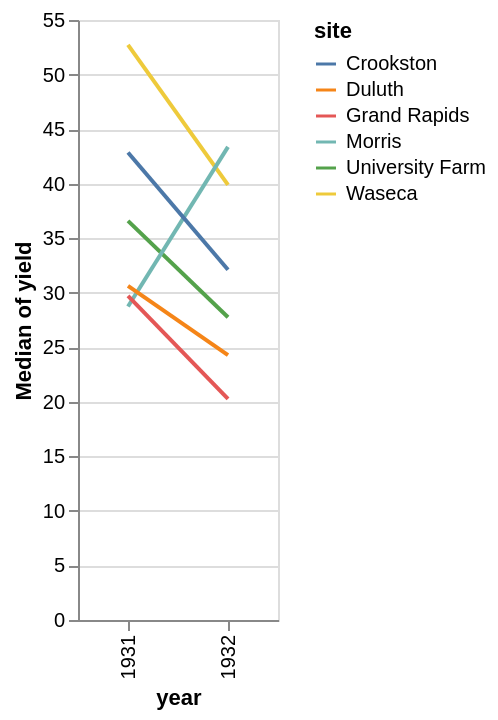

Express this chart as Vega-Lite.
### Vega-Lite specification from a JSON file in a GitHub repository (floating-point values rounded to 4 significant figures)
{"$schema": "https://vega.github.io/schema/vega-lite/v4.json", "data": {"values": [{"yield": 27, "variety": "Manchuria", "year": 1931, "site": "University Farm"}, {"yield": 48.87, "variety": "Manchuria", "year": 1931, "site": "Waseca"}, {"yield": 27.43, "variety": "Manchuria", "year": 1931, "site": "Morris"}, {"yield": 39.93, "variety": "Manchuria", "year": 1931, "site": "Crookston"}, {"yield": 32.97, "variety": "Manchuria", "year": 1931, "site": "Grand Rapids"}, {"yield": 28.97, "variety": "Manchuria", "year": 1931, "site": "Duluth"}, {"yield": 43.07, "variety": "Glabron", "year": 1931, "site": "University Farm"}, {"yield": 55.2, "variety": "Glabron", "year": 1931, "site": "Waseca"}, {"yield": 28.77, "variety": "Glabron", "year": 1931, "site": "Morris"}, {"yield": 38.13, "variety": "Glabron", "year": 1931, "site": "Crookston"}, {"yield": 29.13, "variety": "Glabron", "year": 1931, "site": "Grand Rapids"}, {"yield": 29.67, "variety": "Glabron", "year": 1931, "site": "Duluth"}, {"yield": 35.13, "variety": "Svansota", "year": 1931, "site": "University Farm"}, {"yield": 47.33, "variety": "Svansota", "year": 1931, "site": "Waseca"}, {"yield": 25.77, "variety": "Svansota", "year": 1931, "site": "Morris"}, {"yield": 40.47, "variety": "Svansota", "year": 1931, "site": "Crookston"}, {"yield": 29.67, "variety": "Svansota", "year": 1931, "site": "Grand Rapids"}, {"yield": 25.7, "variety": "Svansota", "year": 1931, "site": "Duluth"}, {"yield": 39.9, "variety": "Velvet", "year": 1931, "site": "University Farm"}, {"yield": 50.23, "variety": "Velvet", "year": 1931, "site": "Waseca"}, {"yield": 26.13, "variety": "Velvet", "year": 1931, "site": "Morris"}, {"yield": 41.33, "variety": "Velvet", "year": 1931, "site": "Crookston"}, {"yield": 23.03, "variety": "Velvet", "year": 1931, "site": "Grand Rapids"}, {"yield": 26.3, "variety": "Velvet", "year": 1931, "site": "Duluth"}, {"yield": 36.57, "variety": "Trebi", "year": 1931, "site": "University Farm"}, {"yield": 63.83, "variety": "Trebi", "year": 1931, "site": "Waseca"}, {"yield": 43.77, "variety": "Trebi", "year": 1931, "site": "Morris"}, {"yield": 46.93, "variety": "Trebi", "year": 1931, "site": "Crookston"}, {"yield": 29.77, "variety": "Trebi", "year": 1931, "site": "Grand Rapids"}, {"yield": 33.93, "variety": "Trebi", "year": 1931, "site": "Duluth"}, {"yield": 43.27, "variety": "No. 457", "year": 1931, "site": "University Farm"}, {"yield": 58.1, "variety": "No. 457", "year": 1931, "site": "Waseca"}, {"yield": 28.7, "variety": "No. 457", "year": 1931, "site": "Morris"}, {"yield": 45.67, "variety": "No. 457", "year": 1931, "site": "Crookston"}, {"yield": 32.17, "variety": "No. 457", "year": 1931, "site": "Grand Rapids"}, {"yield": 33.6, "variety": "No. 457", "year": 1931, "site": "Duluth"}, {"yield": 36.6, "variety": "No. 462", "year": 1931, "site": "University Farm"}, {"yield": 65.77, "variety": "No. 462", "year": 1931, "site": "Waseca"}, {"yield": 30.37, "variety": "No. 462", "year": 1931, "site": "Morris"}, {"yield": 48.57, "variety": "No. 462", "year": 1931, "site": "Crookston"}, {"yield": 24.93, "variety": "No. 462", "year": 1931, "site": "Grand Rapids"}, {"yield": 28.1, "variety": "No. 462", "year": 1931, "site": "Duluth"}, {"yield": 32.77, "variety": "Peatland", "year": 1931, "site": "University Farm"}, {"yield": 48.57, "variety": "Peatland", "year": 1931, "site": "Waseca"}, {"yield": 29.87, "variety": "Peatland", "year": 1931, "site": "Morris"}, {"yield": 41.6, "variety": "Peatland", "year": 1931, "site": "Crookston"}, {"yield": 34.7, "variety": "Peatland", "year": 1931, "site": "Grand Rapids"}, {"yield": 32, "variety": "Peatland", "year": 1931, "site": "Duluth"}, {"yield": 24.67, "variety": "No. 475", "year": 1931, "site": "University Farm"}, {"yield": 46.77, "variety": "No. 475", "year": 1931, "site": "Waseca"}, {"yield": 22.6, "variety": "No. 475", "year": 1931, "site": "Morris"}, {"yield": 44.1, "variety": "No. 475", "year": 1931, "site": "Crookston"}, {"yield": 19.7, "variety": "No. 475", "year": 1931, "site": "Grand Rapids"}, {"yield": 33.07, "variety": "No. 475", "year": 1931, "site": "Duluth"}, {"yield": 39.3, "variety": "Wisconsin No. 38", "year": 1931, "site": "University Farm"}, {"yield": 58.8, "variety": "Wisconsin No. 38", "year": 1931, "site": "Waseca"}, {"yield": 29.47, "variety": "Wisconsin No. 38", "year": 1931, "site": "Morris"}, {"yield": 49.87, "variety": "Wisconsin No. 38", "year": 1931, "site": "Crookston"}, {"yield": 34.47, "variety": "Wisconsin No. 38", "year": 1931, "site": "Grand Rapids"}, {"yield": 31.6, "variety": "Wisconsin No. 38", "year": 1931, "site": "Duluth"}, {"yield": 26.9, "variety": "Manchuria", "year": 1932, "site": "University Farm"}, {"yield": 33.47, "variety": "Manchuria", "year": 1932, "site": "Waseca"}, {"yield": 34.37, "variety": "Manchuria", "year": 1932, "site": "Morris"}, {"yield": 32.97, "variety": "Manchuria", "year": 1932, "site": "Crookston"}, {"yield": 22.13, "variety": "Manchuria", "year": 1932, "site": "Grand Rapids"}, {"yield": 22.57, "variety": "Manchuria", "year": 1932, "site": "Duluth"}, {"yield": 36.8, "variety": "Glabron", "year": 1932, "site": "University Farm"}, {"yield": 37.73, "variety": "Glabron", "year": 1932, "site": "Waseca"}, {"yield": 35.13, "variety": "Glabron", "year": 1932, "site": "Morris"}, {"yield": 26.17, "variety": "Glabron", "year": 1932, "site": "Crookston"}, {"yield": 14.43, "variety": "Glabron", "year": 1932, "site": "Grand Rapids"}, {"yield": 25.87, "variety": "Glabron", "year": 1932, "site": "Duluth"}, {"yield": 27.43, "variety": "Svansota", "year": 1932, "site": "University Farm"}, {"yield": 38.5, "variety": "Svansota", "year": 1932, "site": "Waseca"}, {"yield": 35.03, "variety": "Svansota", "year": 1932, "site": "Morris"}, {"yield": 20.63, "variety": "Svansota", "year": 1932, "site": "Crookston"}, {"yield": 16.63, "variety": "Svansota", "year": 1932, "site": "Grand Rapids"}, {"yield": 22.23, "variety": "Svansota", "year": 1932, "site": "Duluth"}, {"yield": 26.8, "variety": "Velvet", "year": 1932, "site": "University Farm"}, {"yield": 37.4, "variety": "Velvet", "year": 1932, "site": "Waseca"}, {"yield": 38.83, "variety": "Velvet", "year": 1932, "site": "Morris"}, {"yield": 32.07, "variety": "Velvet", "year": 1932, "site": "Crookston"}, {"yield": 32.23, "variety": "Velvet", "year": 1932, "site": "Grand Rapids"}, {"yield": 22.47, "variety": "Velvet", "year": 1932, "site": "Duluth"}, {"yield": 29.07, "variety": "Trebi", "year": 1932, "site": "University Farm"}, {"yield": 49.23, "variety": "Trebi", "year": 1932, "site": "Waseca"}, {"yield": 46.63, "variety": "Trebi", "year": 1932, "site": "Morris"}, {"yield": 41.83, "variety": "Trebi", "year": 1932, "site": "Crookston"}, {"yield": 20.63, "variety": "Trebi", "year": 1932, "site": "Grand Rapids"}, {"yield": 30.6, "variety": "Trebi", "year": 1932, "site": "Duluth"}, {"yield": 26.43, "variety": "No. 457", "year": 1932, "site": "University Farm"}, {"yield": 42.2, "variety": "No. 457", "year": 1932, "site": "Waseca"}, {"yield": 43.53, "variety": "No. 457", "year": 1932, "site": "Morris"}, {"yield": 34.33, "variety": "No. 457", "year": 1932, "site": "Crookston"}, {"yield": 19.47, "variety": "No. 457", "year": 1932, "site": "Grand Rapids"}, {"yield": 22.7, "variety": "No. 457", "year": 1932, "site": "Duluth"}, {"yield": 25.57, "variety": "No. 462", "year": 1932, "site": "University Farm"}, {"yield": 44.7, "variety": "No. 462", "year": 1932, "site": "Waseca"}, {"yield": 47, "variety": "No. 462", "year": 1932, "site": "Morris"}, {"yield": 30.53, "variety": "No. 462", "year": 1932, "site": "Crookston"}, {"yield": 19.9, "variety": "No. 462", "year": 1932, "site": "Grand Rapids"}, {"yield": 22.5, "variety": "No. 462", "year": 1932, "site": "Duluth"}, {"yield": 28.07, "variety": "Peatland", "year": 1932, "site": "University Farm"}, {"yield": 36.03, "variety": "Peatland", "year": 1932, "site": "Waseca"}, {"yield": 43.2, "variety": "Peatland", "year": 1932, "site": "Morris"}, {"yield": 25.23, "variety": "Peatland", "year": 1932, "site": "Crookston"}, {"yield": 26.77, "variety": "Peatland", "year": 1932, "site": "Grand Rapids"}, {"yield": 31.37, "variety": "Peatland", "year": 1932, "site": "Duluth"}, {"yield": 30, "variety": "No. 475", "year": 1932, "site": "University Farm"}, {"yield": 41.27, "variety": "No. 475", "year": 1932, "site": "Waseca"}, {"yield": 44.23, "variety": "No. 475", "year": 1932, "site": "Morris"}, {"yield": 32.13, "variety": "No. 475", "year": 1932, "site": "Crookston"}, {"yield": 15.23, "variety": "No. 475", "year": 1932, "site": "Grand Rapids"}, {"yield": 27.37, "variety": "No. 475", "year": 1932, "site": "Duluth"}, {"yield": 38, "variety": "Wisconsin No. 38", "year": 1932, "site": "University Farm"}, {"yield": 58.17, "variety": "Wisconsin No. 38", "year": 1932, "site": "Waseca"}, {"yield": 47.17, "variety": "Wisconsin No. 38", "year": 1932, "site": "Morris"}, {"yield": 35.9, "variety": "Wisconsin No. 38", "year": 1932, "site": "Crookston"}, {"yield": 20.67, "variety": "Wisconsin No. 38", "year": 1932, "site": "Grand Rapids"}, {"yield": 29.33, "variety": "Wisconsin No. 38", "year": 1932, "site": "Duluth"}]}, "description": "Slope graph showing the change in yield for different barley sites. It shows the error in the year labels for the Morris site.", "mark": "line", "width": {"step": 50}, "encoding": {"x": {"field": "year", "type": "ordinal", "scale": {"padding": 0.5}}, "y": {"aggregate": "median", "field": "yield", "type": "quantitative"}, "color": {"field": "site", "type": "nominal"}}}
